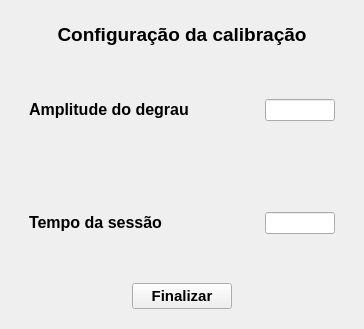
<?xml version="1.0" encoding="UTF-8"?>
<ui version="4.0">
 <class>Configs</class>
 <widget class="QDialog" name="Configs">
  <property name="geometry">
   <rect>
    <x>0</x>
    <y>0</y>
    <width>364</width>
    <height>329</height>
   </rect>
  </property>
  <property name="windowTitle">
   <string>Configurações da calibração</string>
  </property>
  <layout class="QGridLayout" name="gridLayout">
   <item row="0" column="0">
    <widget class="QWidget" name="widget" native="true">
     <layout class="QGridLayout" name="gridLayout_2">
      <item row="3" column="0" alignment="Qt::AlignHCenter">
       <widget class="QPushButton" name="finish_b">
        <property name="minimumSize">
         <size>
          <width>100</width>
          <height>0</height>
         </size>
        </property>
        <property name="maximumSize">
         <size>
          <width>100</width>
          <height>16777215</height>
         </size>
        </property>
        <property name="font">
         <font>
          <pointsize>11</pointsize>
          <bold>true</bold>
         </font>
        </property>
        <property name="text">
         <string>Finalizar</string>
        </property>
        <property name="checkable">
         <bool>false</bool>
        </property>
        <property name="autoDefault">
         <bool>false</bool>
        </property>
       </widget>
      </item>
      <item row="1" column="0">
       <widget class="QWidget" name="widget_4" native="true">
        <property name="toolTip">
         <string>&lt;html&gt;&lt;head/&gt;&lt;body&gt;&lt;p&gt;Defina a amplitude do degrau que será aplicado na entrada. Ex: se o seu degrau no LVDT variar de 0 cm até 10 cm, a amplitude será 10.&lt;/p&gt;&lt;/body&gt;&lt;/html&gt;</string>
        </property>
        <layout class="QGridLayout" name="gridLayout_6">
         <item row="0" column="0">
          <widget class="QLabel" name="label_3">
           <property name="text">
            <string>&lt;html&gt;&lt;head/&gt;&lt;body&gt;&lt;p&gt;&lt;span style=&quot; font-size:12pt; font-weight:700;&quot;&gt;Amplitude do degrau&lt;/span&gt;&lt;/p&gt;&lt;/body&gt;&lt;/html&gt;</string>
           </property>
          </widget>
         </item>
         <item row="0" column="1">
          <widget class="QLineEdit" name="amp_deg">
           <property name="minimumSize">
            <size>
             <width>70</width>
             <height>0</height>
            </size>
           </property>
           <property name="maximumSize">
            <size>
             <width>70</width>
             <height>16777215</height>
            </size>
           </property>
           <property name="layoutDirection">
            <enum>Qt::LeftToRight</enum>
           </property>
           <property name="text">
            <string/>
           </property>
           <property name="alignment">
            <set>Qt::AlignRight|Qt::AlignTrailing|Qt::AlignVCenter</set>
           </property>
          </widget>
         </item>
        </layout>
       </widget>
      </item>
      <item row="0" column="0">
       <widget class="QLabel" name="label">
        <property name="minimumSize">
         <size>
          <width>0</width>
          <height>30</height>
         </size>
        </property>
        <property name="maximumSize">
         <size>
          <width>16777215</width>
          <height>30</height>
         </size>
        </property>
        <property name="text">
         <string>&lt;html&gt;&lt;head/&gt;&lt;body&gt;&lt;p&gt;&lt;span style=&quot; font-size:14pt; font-weight:700;&quot;&gt;Configuração da calibração&lt;/span&gt;&lt;/p&gt;&lt;/body&gt;&lt;/html&gt;</string>
        </property>
        <property name="alignment">
         <set>Qt::AlignCenter</set>
        </property>
       </widget>
      </item>
      <item row="2" column="0">
       <widget class="QWidget" name="widget_2" native="true">
        <property name="toolTip">
         <string>&lt;html&gt;&lt;head/&gt;&lt;body&gt;&lt;p&gt;Defina o tempo total da aquisição do ensaio dinâmico. Tempos muito curtos podem impedir o funcionamento correto do &lt;span style=&quot; font-style:italic;&quot;&gt;script&lt;/span&gt;, dependendo da dinâmica do seu sistema.&lt;/p&gt;&lt;/body&gt;&lt;/html&gt;</string>
        </property>
        <layout class="QGridLayout" name="gridLayout_3">
         <item row="0" column="0">
          <widget class="QLabel" name="label_4">
           <property name="text">
            <string>&lt;html&gt;&lt;head/&gt;&lt;body&gt;&lt;p&gt;&lt;span style=&quot; font-size:12pt; font-weight:700;&quot;&gt;Tempo da sessão&lt;/span&gt;&lt;/p&gt;&lt;/body&gt;&lt;/html&gt;</string>
           </property>
          </widget>
         </item>
         <item row="0" column="1">
          <widget class="QLineEdit" name="tempo_sesh">
           <property name="minimumSize">
            <size>
             <width>70</width>
             <height>0</height>
            </size>
           </property>
           <property name="maximumSize">
            <size>
             <width>70</width>
             <height>16777215</height>
            </size>
           </property>
           <property name="layoutDirection">
            <enum>Qt::LeftToRight</enum>
           </property>
           <property name="text">
            <string/>
           </property>
           <property name="alignment">
            <set>Qt::AlignRight|Qt::AlignTrailing|Qt::AlignVCenter</set>
           </property>
          </widget>
         </item>
        </layout>
       </widget>
      </item>
     </layout>
    </widget>
   </item>
  </layout>
 </widget>
 <resources/>
 <connections/>
</ui>
